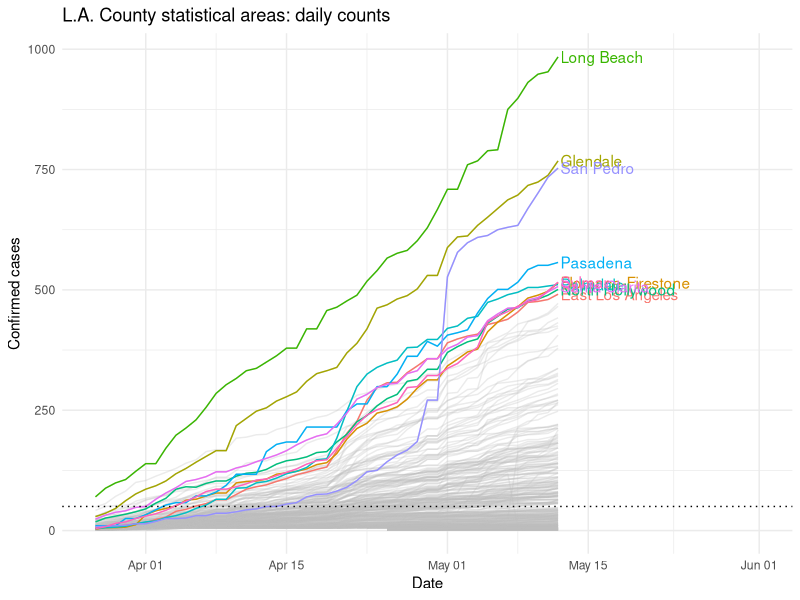
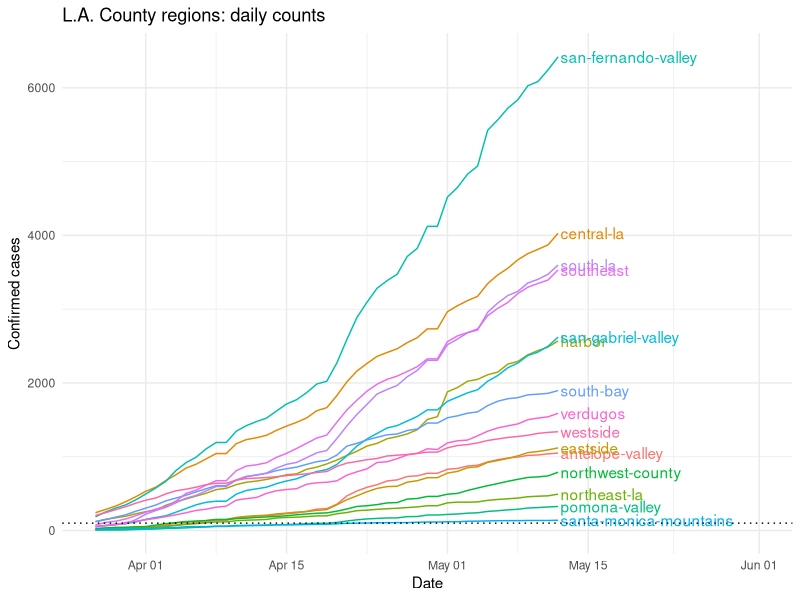
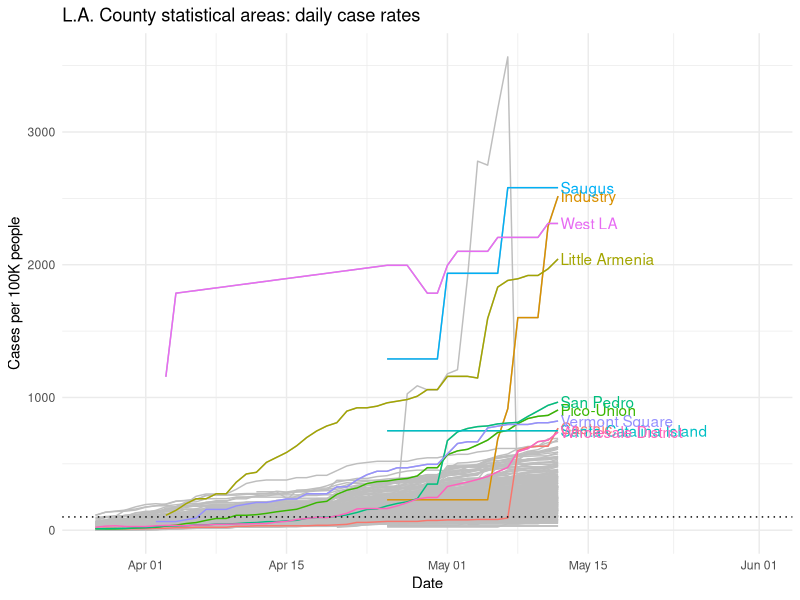
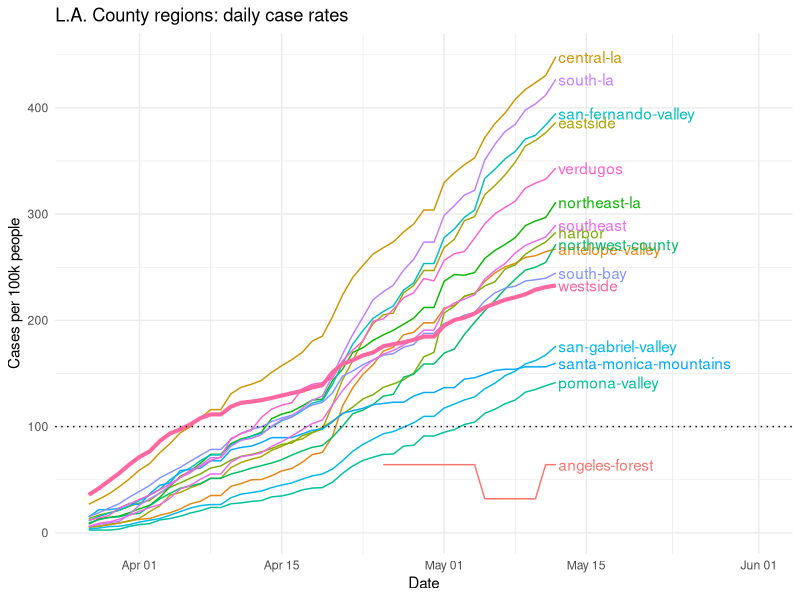
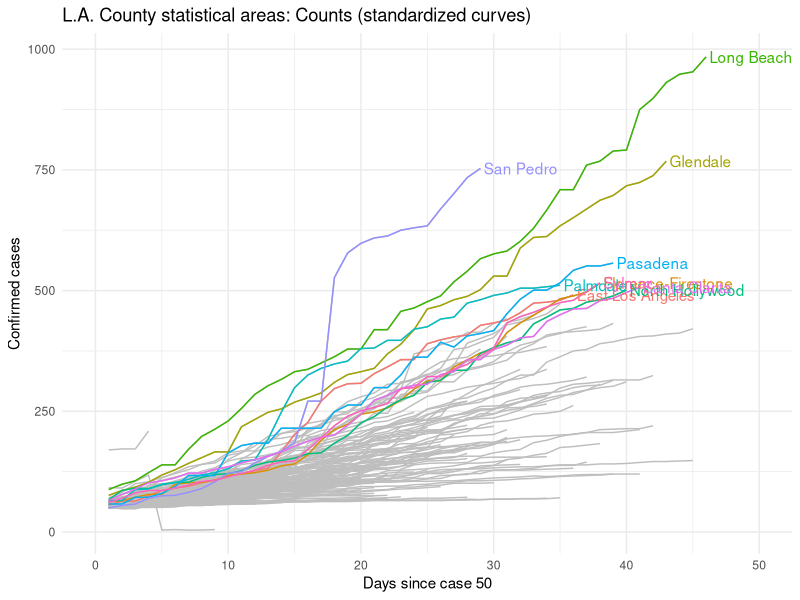
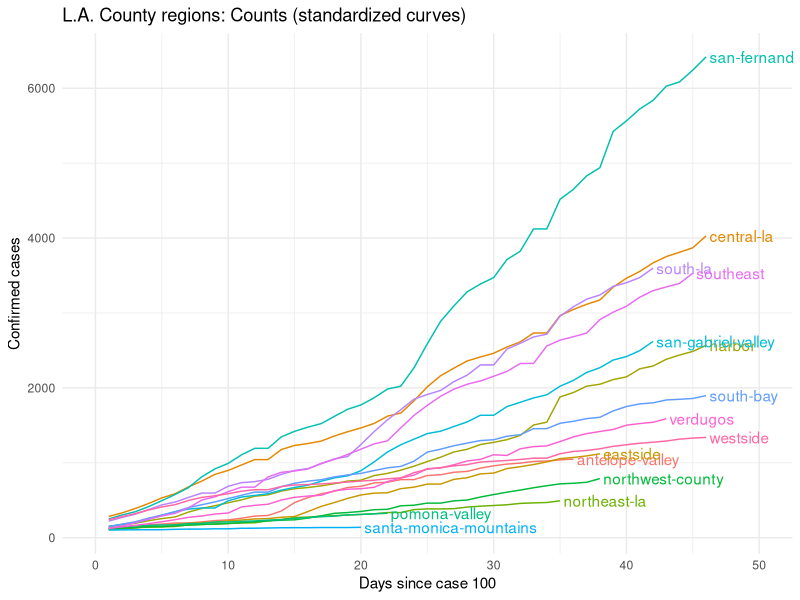
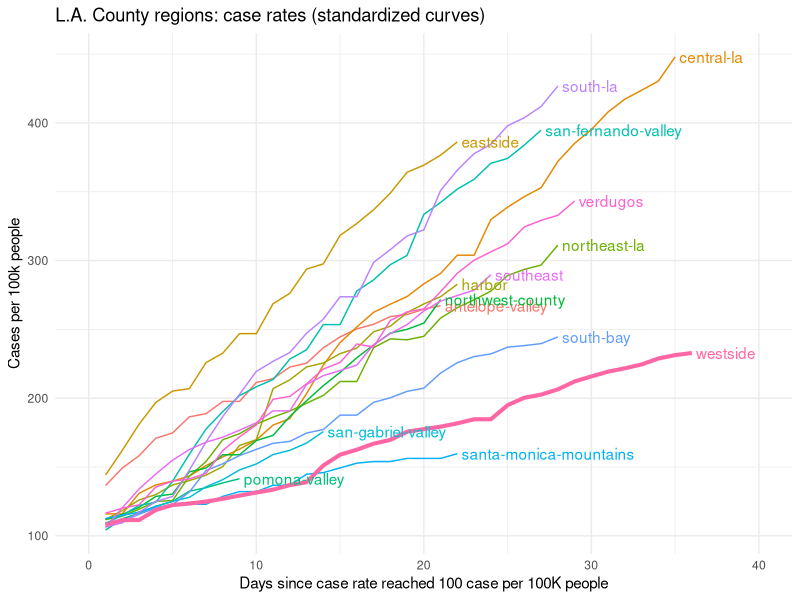
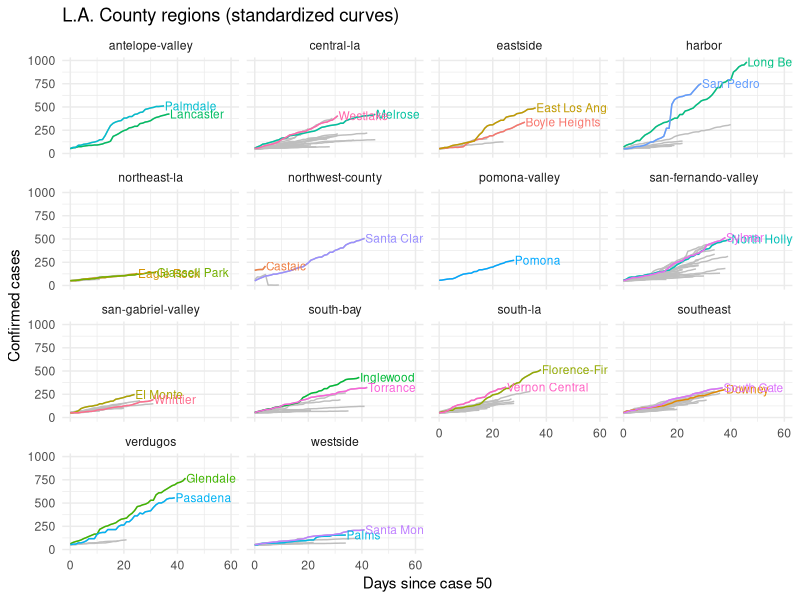

These figures' R source, in order:
library(glue)
library(tidyverse)

case.cutoff = 50
case.rate.cutoff = 100

csa.daily = read_csv('processed/csa-daily-calcs.csv') %>% 
  rename(
    days.since.case.cutoff = glue('days.since.{case.cutoff}.cases'),
    days.since.case.rate.cutoff = glue('days.since.{case.rate.cutoff}.cases.per.100k')
  )

csa.daily.latest = read_csv('processed/csa-daily-calcs-latest.csv') %>%
  rename(
    days.since.case.cutoff = glue('days.since.{case.cutoff}.cases'),
    days.since.case.rate.cutoff = glue('days.since.{case.rate.cutoff}.cases.per.100k')
  )

regions.daily = read_csv('processed/region-daily-calcs.csv') %>% 
  rename(
    days.since.case.cutoff = glue('days.since.{case.cutoff * 2}.cases'),
    days.since.case.rate.cutoff = glue('days.since.{case.rate.cutoff}.cases.per.100k')
  )

regions.daily.latest = read_csv('processed/region-daily-calcs-latest.csv') %>%
  rename(
    days.since.case.cutoff = glue('days.since.{case.cutoff * 2}.cases'),
    days.since.case.rate.cutoff = glue('days.since.{case.rate.cutoff}.cases.per.100k')
  )

max.date = as.Date('2020-06-01')
max.days.since = 50

# csa daily counts --------------------------------------------------------

plot.csa.counts.daily = csa.daily %>%
  filter(confirmed.cases > 0) %>% 
  ggplot(aes(date, confirmed.cases, group = csa.hood.name)) +
  geom_line(color = 'grey', alpha = 0.3) +
  geom_line(
    data = . %>%
      semi_join(
        csa.daily.latest %>%
          arrange(-confirmed.cases) %>%
          head(10),
        by = 'csa.hood.name'
      ),
    aes(color = csa.hood.name)
  ) +
  geom_text(
    data = . %>%
      semi_join(
        csa.daily.latest %>%
          arrange(-confirmed.cases) %>%
          head(10),
        by = 'csa.hood.name'
      ) %>%
      group_by(csa.hood.name) %>%
      filter(date == max(date)),
    aes(
      label = csa.hood.name,
      color = csa.hood.name
    ),
    hjust = 'left',
    nudge_x = 0.25
  ) +
  geom_hline(yintercept = case.cutoff, linetype = "dotted") +
  scale_x_date(limits = c(as.Date('2020-03-27'), max.date)) +
  theme_minimal() +
  theme(legend.position = 'none') +
  xlab('Date') +
  ylab('Confirmed cases') +
  ggtitle('L.A. County statistical areas: daily counts')

plot.csa.counts.daily

# region daily counts -----------------------------------------------------

plot.region.counts.daily = regions.daily %>%
  filter(confirmed.cases > 0) %>% 
  filter(mapla.region.slug != 'angeles-forest') %>% 
  ggplot(aes(date, confirmed.cases, group = mapla.region.slug, color = mapla.region.slug)) +
  geom_line() +
  geom_text(
    data = . %>% 
      group_by(mapla.region.slug) %>% 
      filter(date == max(date)),
    aes(label = mapla.region.slug),
    hjust = 'left',
    nudge_x = 0.25
  ) +
  geom_hline(yintercept = case.cutoff * 2, linetype = 'dotted') +
  scale_x_date(limits = c(as.Date('2020-03-27'), max.date)) +
  theme_minimal() +
  theme(legend.position = 'none') +
  xlab('Date') +
  ylab('Confirmed cases') +
  ggtitle('L.A. County regions: daily counts')

plot.region.counts.daily

# csa daily rates ---------------------------------------------------------

plot.csa.rates.daily = csa.daily %>%
  filter(case.rate.100k > 0) %>% 
  ggplot(aes(date, case.rate.100k, group = csa.hood.name)) +
  geom_line(color = 'grey') +
  geom_line(
    data = . %>%
      semi_join(
        csa.daily.latest %>%
          arrange(-case.rate.100k) %>%
          head(10),
        by = 'csa.hood.name'
      ),
    aes(color = csa.hood.name)
  ) +
  geom_text(
    data = . %>%
      semi_join(
        csa.daily.latest %>%
          arrange(-case.rate.100k) %>%
          head(10),
        by = 'csa.hood.name'
      ) %>%
      group_by(csa.hood.name) %>%
      filter(date == max(date)),
    aes(
      label = csa.hood.name,
      color = csa.hood.name
    ),
    hjust = 'left',
    nudge_x = 0.25
  ) +
  geom_hline(yintercept = case.rate.cutoff, linetype = 'dotted') +
  scale_x_date(limits = c(as.Date('2020-03-27'), max.date)) +
  theme_minimal() +
  theme(legend.position = 'none') +
  xlab('Date') +
  ylab('Cases per 100K people') +
  ggtitle('L.A. County statistical areas: daily case rates')

plot.csa.rates.daily

# region daily rates ------------------------------------------------------

plot.region.rates.daily = regions.daily %>%
  filter(case.rate.100k > 0) %>% 
  ggplot(aes(date, case.rate.100k, group = mapla.region.slug, color = mapla.region.slug)) +
  geom_line() +
  geom_line(
    data = . %>% 
      filter(mapla.region.slug == 'westside'),
    size = 1.4
  ) +
  geom_text(
    data = . %>% 
      group_by(mapla.region.slug) %>% 
      filter(date == max(date)),
    aes(label = mapla.region.slug),
    hjust = 'left',
    nudge_x = 0.25
  ) +
  geom_hline(yintercept = case.rate.cutoff, linetype = 'dotted') +
  scale_x_date(limits = c(as.Date('2020-03-27'), max.date)) +
  theme_minimal() +
  theme(legend.position = 'none') +
  xlab('Date') +
  ylab('Cases per 100k people') +
  ggtitle('L.A. County regions: daily case rates')

plot.region.rates.daily

# csa days since counts ---------------------------------------------------

plot.csa.counts.dayssince = csa.daily %>%
  filter(confirmed.cases > 0) %>%
  filter(days.since.case.cutoff > 0) %>%
  ggplot(aes(days.since.case.cutoff, confirmed.cases, group = csa.hood.name)) +
  geom_line(color = 'grey') +
  geom_line(
    data = . %>%
      semi_join(
        csa.daily.latest %>%
          arrange(-confirmed.cases) %>%
          head(10),
        by = 'csa.hood.name'
      ),
    aes(color = csa.hood.name)
  ) +
  geom_text(
    data = . %>%
      semi_join(
        csa.daily.latest %>%
          arrange(-confirmed.cases) %>%
          head(10),
        by = 'csa.hood.name'
      ) %>%
      group_by(csa.hood.name) %>%
      filter(date == max(date)),
    aes(
      label = csa.hood.name,
      color = csa.hood.name
    ),
    hjust = 'left',
    nudge_x = 0.25
  ) +
  scale_x_continuous(limits = c(0, max.days.since)) +
  theme_minimal() +
  theme(legend.position = 'none') +
  xlab(glue('Days since case {case.cutoff}')) +
  ylab('Confirmed cases') +
  ggtitle('L.A. County statistical areas: Counts (standardized curves)')

plot.csa.counts.dayssince

# region days since counts ------------------------------------------------

plot.region.counts.dayssince = regions.daily %>%
  filter(confirmed.cases > 0) %>%
  filter(days.since.case.cutoff > 0) %>%
  ggplot(aes(days.since.case.cutoff, confirmed.cases, group = mapla.region.slug, color = mapla.region.slug)) +
  geom_line() +
  geom_text(
    data = . %>%
      group_by(mapla.region.slug) %>%
      filter(date == max(date)),
    aes(label = mapla.region.slug),
    hjust = 'left',
    nudge_x = 0.25
  ) +
  scale_x_continuous(limits = c(0, max.days.since)) +
  theme_minimal() +
  theme(legend.position = 'none') +
  xlab(glue('Days since case {case.cutoff * 2}')) +
  ylab('Confirmed cases') +
  ggtitle('L.A. County regions: Counts (standardized curves)')

plot.region.counts.dayssince


# regions days since rates ------------------------------------------------

plot.region.rates.dayssince = regions.daily %>%
  filter(confirmed.cases > 0) %>% 
  filter(days.since.case.rate.cutoff > 0) %>% 
  ggplot(aes(days.since.case.rate.cutoff, case.rate.100k, color = mapla.region.slug)) +
  geom_line() +
  geom_line(
    data = . %>% 
      filter(mapla.region.slug == 'westside'),
    size = 1.4
  ) +
  geom_text(
    data = . %>%
      group_by(mapla.region.slug) %>%
      filter(date == max(date)),
    aes(
      label = mapla.region.slug,
      color = mapla.region.slug
    ),
    hjust = 'left',
    nudge_x = 0.25
  ) +
  scale_x_continuous(limits = c(0, 40)) +
  theme_minimal() +
  theme(legend.position = 'none') +
  xlab(glue('Days since case rate reached {case.rate.cutoff} case per 100K people')) +
  ylab('Cases per 100k people') +
  ggtitle('L.A. County regions: case rates (standardized curves)')

plot.region.rates.dayssince


# regions grid cases ------------------------------------------------------

plot.region.grid.counts.dayssince = csa.daily %>%
  filter(!mapla.region.slug %in% c('angeles-forest', 'santa-monica-mountains', NA)) %>% 
  filter(days.since.case.cutoff >= 0) %>% 
  ggplot(aes(days.since.case.cutoff, confirmed.cases, group = csa.hood.name)) +
  geom_line(color = 'grey') +
  geom_line(
    data = . %>% 
      semi_join(
        csa.daily.latest %>%
          group_by(mapla.region.slug) %>%
          arrange(-confirmed.cases) %>%
          top_n(2, wt = confirmed.cases),
        by = 'csa.hood.name'
      ),
    aes(color = csa.hood.name)
  ) +
  geom_text(
    data = . %>% 
      semi_join(
        csa.daily.latest %>%
          group_by(mapla.region.slug) %>%
          arrange(-confirmed.cases) %>%
          top_n(2, wt = confirmed.cases),
        by = 'csa.hood.name'
      ) %>% 
      group_by(csa.hood.name) %>%
      filter(date == max(date)),
    aes(
      label = csa.hood.name,
      color = csa.hood.name
    ),
    hjust = 'left',
    nudge_x = 0.25,
    size = 3
  ) +
  scale_x_continuous(limits = c(0, 60)) +
  # coord_trans(y = 'log10') +
  facet_wrap(. ~ mapla.region.slug) +
  ggtitle('L.A. County regions (standardized curves)') +
  xlab(glue('Days since case {case.cutoff}')) +
  ylab('Confirmed cases') +
  theme_minimal() +
  theme(legend.position = 'none')

plot.region.grid.counts.dayssince


ggsave('plots/csa-counts-daily.png', plot = plot.csa.counts.daily, width = 12, height = 8)
ggsave('plots/region-counts-daily.png', plot = plot.region.counts.daily, width = 12, height = 8)
ggsave('plots/csa-rates-daily.png', plot = plot.csa.rates.daily, width = 12, height = 8)
ggsave('plots/region-rates-daily.png', plot = plot.region.rates.daily, width = 12, height = 8)

ggsave('plots/csa-counts-dayssince.png', plot = plot.csa.counts.dayssince, width = 12, height = 8)
ggsave('plots/region-counts-dayssince.png', plot = plot.region.counts.dayssince, width = 12, height = 8)
ggsave('plots/region-rates-dayssince.png', plot = plot.region.rates.dayssince, width = 12, height = 8)

ggsave('plots/region-grid-counts-dayssince.png', plot = plot.region.grid.counts.dayssince, width = 12, height = 8)
